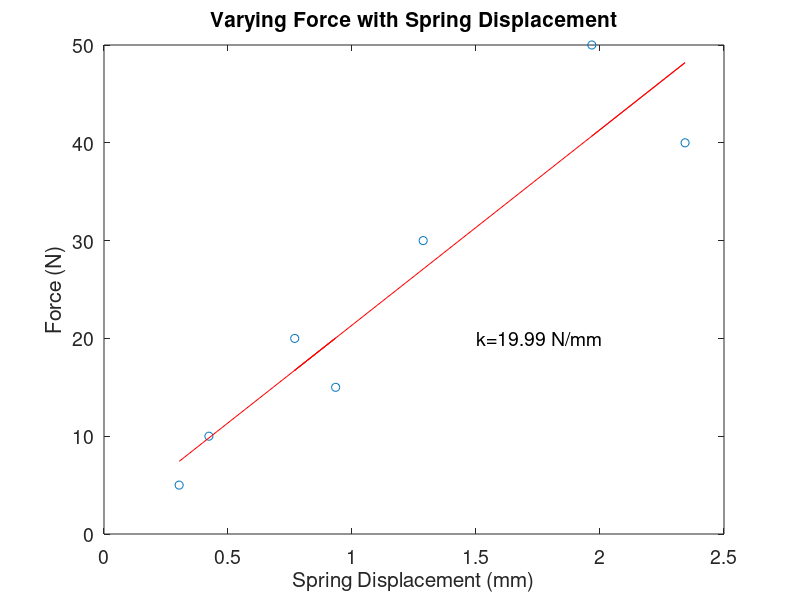

This chart was generated by the following MATLAB code: (Note: this script raises an error after producing the figure.)
% Lab 1A Code
% There are 4 Main Sections
close all
clear all
%% Part 1

load('Force.mat')
load('Displacement.mat')
Force = unnamed1;
Disp = unnamed;

A = polyfit(Disp,Force,1);


Best_Fit_Force = A(1)*Disp + A(2);

figure(1)
plot(Disp,Force,'o')
hold on
plot(Disp,Best_Fit_Force,'r')
text(1.5,20,strcat('k=' , num2str(A(1),4),' N/mm'),'FontSize',14)
ylabel('Force (N)','FontSize',15)
set(gca,'fontsize',14)
xlabel('Spring Displacement (mm)','FontSize',15)
set(gca,'fontsize',14)
title('Varying Force with Spring Displacement','FontSize',15)
hold off


%% Part 2

Stress_Strain = xlsread('power2.xlsx');

Stress = Stress_Strain(:,2);
Strain = Stress_Strain(:,1);
f = fit(Strain,Stress,'power1');
a = 1527;
b = 0.2368;

figure(2)
plot(f,'--')
hold on
plot(Strain,Stress)
xlabel('\epsilon [ ]','FontSize',16)
set(gca,'fontsize',14)
ylabel('\sigma [MPa]','FontSize',16)
set(gca,'fontsize',14)
text(.15,600,'\sigma_{true} = K\epsilon_{pl}^n')
text(.15,500,strcat('K=',num2str(a,4)))
text(.15,400,strcat('n=',num2str(b,4)))
hold off


%% Part 3

nHeaderLines = 30;
Long = importdata('Long17psi.lvm','\t',nHeaderLines);
time = Long.data(:,1);
voltage = Long.data(:,2);
plot(time,voltage)

for i=1:length(time)
    if time(i) > -0.0035
        basetime = i;
        break
    end
end

baseline = mean(voltage(1:basetime));
basedev  = std(voltage(1:basetime));
threshold = 5*basedev;

for i=1:length(time)
    if (abs(voltage(i) - baseline)>threshold)
        starttime=i;
        break
    end
end

newtime = time(starttime:length(time)) - time(starttime);
newvolt = voltage(starttime:length(time));

smo=20;
mask = ones(smo,1)/smo;
smoothvolt = conv(newvolt,mask,'same');
smoothvolt = smoothvolt(1:end-smo/2);
smoothtime = newtime(1:end-smo/2);

[peakLoc,peakMag] = peakfinder(smoothvolt,.015);


figure (3)
subplot(3,1,1)
plot(newtime,newvolt,'g')
text(0,-0.03,'\leftarrow Start')
xlabel('Time [s]','FontSize',16)
set(gca,'fontsize',14)
ylabel('Voltage [V]','FontSize',16)
set(gca,'fontsize',14)

subplot(3,1,2)
plot(smoothtime,smoothvolt,'--')
text(0,-0.03,'\leftarrow Start')
xlabel('Time [s]','FontSize',16)
set(gca,'fontsize',14)
ylabel('Voltage [V]','FontSize',16)
set(gca,'fontsize',14)

subplot(3,1,3)
plot(smoothtime,smoothvolt,'--')
hold on
plot(smoothtime(peakLoc),peakMag,'x','MarkerSize',14,'MarkerEdgeColor','r')
plot(newtime,newvolt,'g')
text(0,-0.03,'\leftarrow Start')
xlabel('Time [s]','FontSize',16)
set(gca,'fontsize',14)
ylabel('Voltage [V]','FontSize',16)
set(gca,'fontsize',14)
hold off




figure (4)
subplot(2,3,1)
plot(newtime,newvolt,'g',smoothtime,smoothvolt,'--')
hold on
plot(smoothtime(peakLoc),peakMag,'x','MarkerSize',14,'MarkerEdgeColor','r')
hold off
ylim([1.52,1.65])
xlim([0.015,0.025])
set(gca,'fontsize',14)
ylabel('Voltage [V]','FontSize',16)
set(gca,'fontsize',14)

subplot(2,3,2)
plot(newtime,newvolt,'g',smoothtime,smoothvolt,'--')
hold on
plot(smoothtime(peakLoc),peakMag,'x','MarkerSize',14,'MarkerEdgeColor','r')
hold off
ylim([1.52,1.65])
xlim([.028,.038])
set(gca,'fontsize',14)
set(gca,'fontsize',14)

subplot(2,3,3)
plot(newtime,newvolt,'g',smoothtime,smoothvolt,'--')
hold on
plot(smoothtime(peakLoc),peakMag,'x','MarkerSize',14,'MarkerEdgeColor','r')
hold off
ylim([1.52,1.65])
xlim([.042,.052])
set(gca,'fontsize',14)
set(gca,'fontsize',14)

subplot(2,3,4)
plot(newtime,newvolt,'g',smoothtime,smoothvolt,'--')
hold on
plot(smoothtime(peakLoc),peakMag,'x','MarkerSize',14,'MarkerEdgeColor','r')
hold off
ylim([1.52,1.65])
xlim([.055,.065])
xlabel('Time [s]','FontSize',16)
set(gca,'fontsize',14)
ylabel('Voltage [V]','FontSize',16)
set(gca,'fontsize',14)

subplot(2,3,5)
plot(newtime,newvolt,'g',smoothtime,smoothvolt,'--')
hold on
plot(smoothtime(peakLoc),peakMag,'x','MarkerSize',14,'MarkerEdgeColor','r')
hold off
ylim([1.52,1.65])
xlim([.07,.08])
xlabel('Time [s]','FontSize',16)
set(gca,'fontsize',14)
set(gca,'fontsize',14)

subplot(2,3,6)
plot(newtime,newvolt,'g',smoothtime,smoothvolt,'--')
hold on
plot(smoothtime(peakLoc),peakMag,'x','MarkerSize',14,'MarkerEdgeColor','r')
hold off
ylim([1.52,1.65])
xlim([.083,.093])
xlabel('Time [s]','FontSize',16)
set(gca,'fontsize',14)
set(gca,'fontsize',14)


tablehelper = newtime(peakLoc);
f = figure('Position',[200,200,400,150]);
dat = [tablehelper(1) peakMag(1); tablehelper(2) peakMag(2); tablehelper(3) peakMag(3); tablehelper(4) peakMag(4); tablehelper(5) peakMag(5); tablehelper(6) peakMag(6)]; 
cnames = {'Time (s)', 'Amplitude (V)'};
rnames = {'First Peak','Second Peak','Third Peak','Fourth Peak','Fifth Peak','Sixth Peak'};
t = uitable('Parent',f,'Data',dat,'ColumnName',cnames,'RowName',rnames,'Position',[20 20 375 135]);
